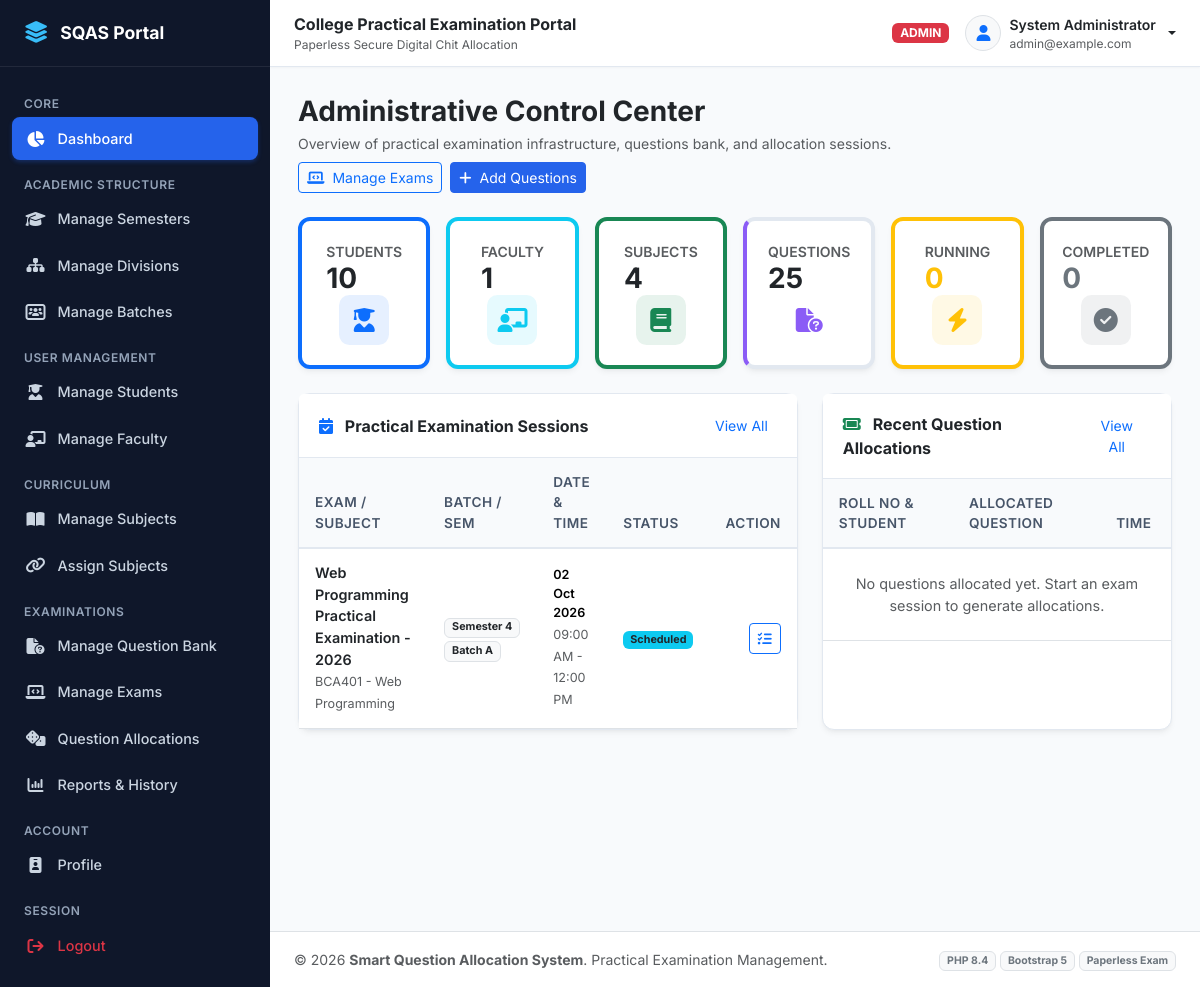
Page /admin/dashboard.php (signed in) on the committed database.
### tables this page shows
CREATE TABLE `exams` (
  `exam_id` INT AUTO_INCREMENT PRIMARY KEY,
  `exam_name` VARCHAR(150) NOT NULL,
  `exam_code` VARCHAR(50) NOT NULL UNIQUE,
  `subject_id` INT NOT NULL,
  `semester_id` INT NOT NULL,
  `division_id` INT NOT NULL,
  `batch_id` INT NOT NULL,
  `faculty_id` INT NOT NULL,
  `exam_date` DATE NOT NULL,
  `start_time` TIME NOT NULL,
  `end_time` TIME NOT NULL,
  `duration_minutes` INT NOT NULL DEFAULT 120,
  `total_marks` INT NOT NULL DEFAULT 50,
  `instructions` TEXT DEFAULT NULL,
  `allocation_rule` ENUM('random_no_consecutive', 'pure_random') NOT NULL DEFAULT 'random_no_consecutive',
  `status` ENUM('draft', 'scheduled', 'running', 'completed', 'cancelled') NOT NULL DEFAULT 'scheduled',
  `started_at` DATETIME DEFAULT NULL,
  `ended_at` DATETIME DEFAULT NULL,
  `created_at` TIMESTAMP DEFAULT CURRENT_TIMESTAMP,
  INDEX `idx_exam_status` (`status`),
  FOREIGN KEY (`subject_id`) REFERENCES `subjects`(`subject_id`) ON DELETE CASCADE,
  FOREIGN KEY (`semester_id`) REFERENCES `semesters`(`semester_id`) ON DELETE CASCADE,
  FOREIGN KEY (`division_id`) REFERENCES `divisions`(`division_id`) ON DELETE CASCADE,
  FOREIGN KEY (`batch_id`) REFERENCES `batches`(`batch_id`) ON DELETE CASCADE,
  FOREIGN KEY (`faculty_id`) REFERENCES `faculty`(`faculty_id`) ON DELETE CASCADE
);

CREATE TABLE `subjects` (
  `subject_id` INT AUTO_INCREMENT PRIMARY KEY,
  `subject_code` VARCHAR(50) NOT NULL UNIQUE,
  `subject_name` VARCHAR(150) NOT NULL,
  `semester_id` INT NOT NULL,
  `status` ENUM('active', 'inactive') NOT NULL DEFAULT 'active',
  `created_at` TIMESTAMP DEFAULT CURRENT_TIMESTAMP,
  FOREIGN KEY (`semester_id`) REFERENCES `semesters`(`semester_id`) ON DELETE CASCADE
);

CREATE TABLE `semesters` (
  `semester_id` INT AUTO_INCREMENT PRIMARY KEY,
  `semester_name` VARCHAR(50) NOT NULL,
  `semester_code` VARCHAR(20) NOT NULL UNIQUE,
  `status` ENUM('active', 'inactive') NOT NULL DEFAULT 'active',
  `created_at` TIMESTAMP DEFAULT CURRENT_TIMESTAMP
);

CREATE TABLE `batches` (
  `batch_id` INT AUTO_INCREMENT PRIMARY KEY,
  `batch_name` VARCHAR(50) NOT NULL,
  `semester_id` INT NOT NULL,
  `division_id` INT NOT NULL,
  `start_roll_no` INT NOT NULL,
  `end_roll_no` INT NOT NULL,
  `status` ENUM('active', 'inactive') NOT NULL DEFAULT 'active',
  `created_at` TIMESTAMP DEFAULT CURRENT_TIMESTAMP,
  INDEX `idx_batch_sem_div` (`semester_id`, `division_id`),
  FOREIGN KEY (`semester_id`) REFERENCES `semesters`(`semester_id`) ON DELETE CASCADE,
  FOREIGN KEY (`division_id`) REFERENCES `divisions`(`division_id`) ON DELETE CASCADE
);

### admin/dashboard.php (the view, shortened to what this page needs)
<?php
require_once __DIR__ . '/../includes/functions.php';
$totalStudents = $pdo->query("SELECT COUNT(*) FROM students WHERE status = 'active'")->fetchColumn();
$totalFaculty = $pdo->query("SELECT COUNT(*) FROM faculty WHERE status = 'active'")->fetchColumn();
$totalSubjects = $pdo->query("SELECT COUNT(*) FROM subjects WHERE status = 'active'")->fetchColumn();
$totalQuestions = $pdo->query("SELECT COUNT(*) FROM questions WHERE status = 'active'")->fetchColumn();
$activeExams = $pdo->query("SELECT COUNT(*) FROM exams WHERE status = 'running'")->fetchColumn();
$completedExams = $pdo->query("SELECT COUNT(*) FROM exams WHERE status = 'completed'")->fetchColumn();
$recentExams = $pdo->query("
    SELECT e.*, s.subject_name, s.subject_code, b.batch_name, sem.semester_name, u.name as faculty_name
    FROM exams e
    JOIN subjects s ON e.subject_id = s.subject_id
    JOIN batches b ON e.batch_id = b.batch_id
    JOIN semesters sem ON e.semester_id = sem.semester_id
    JOIN faculty f ON e.faculty_id = f.faculty_id
    JOIN users u ON f.user_id = u.user_id
    ORDER BY e.created_at DESC
    LIMIT 5
")->fetchAll();
$recentAllocations = $pdo->query("
    SELECT qa.*, e.exam_name, s.roll_no, u.name as student_name, q.question_number, SUBSTRING(q.question_text, 1, 80) as question_snippet
    FROM question_allocations qa
    JOIN exams e ON qa.exam_id = e.exam_id
    JOIN students s ON qa.student_id = s.student_id
    JOIN users u ON s.user_id = u.user_id
    JOIN questions q ON qa.question_id = q.question_id
    ORDER BY qa.allocated_at DESC
    LIMIT 8
")->fetchAll();
include __DIR__ . '/../includes/header.php';
?>
<div class="d-flex justify-content-between align-items-center mb-4 flex-wrap gap-2">
    <div>
        <h3 class="fw-bold text-dark mb-1">Administrative Control Center</h3>
        <p class="text-muted small mb-0">Overview of practical examination infrastructure, questions bank, and allocation sessions.</p>
    </div>
    <div class="d-flex gap-2">
        <a href="<?= BASE_URL ?>admin/exams.php" class="btn btn-outline-primary btn-sm">
            <i class="fa-solid fa-laptop-code me-1"></i> Manage Exams
        </a>
        <a href="<?= BASE_URL ?>admin/questions.php" class="btn btn-primary btn-sm">
            <i class="fa-solid fa-plus me-1"></i> Add Questions
        </a>
    </div>
</div>
<div class="row g-3 mb-4">
    <div class="col-sm-6 col-xl-2">
        <div class="card stat-card bg-white border-start border-primary border-4">
            <div>
                <div class="text-muted small fw-semibold text-uppercase">Students</div>
                <h3 class="fw-bold text-dark mb-0"><?= number_format($totalStudents) ?></h3>
            </div>
            <div class="stat-icon bg-primary bg-opacity-10 text-primary">
                <i class="fa-solid fa-user-graduate"></i>
            </div>
        </div>
    </div>
    <div class="col-sm-6 col-xl-2">
        <div class="card stat-card bg-white border-start border-info border-4">
            <div>
                <div class="text-muted small fw-semibold text-uppercase">Faculty</div>
                <h3 class="fw-bold text-dark mb-0"><?= number_format($totalFaculty) ?></h3>
            </div>
            <div class="stat-icon bg-info bg-opacity-10 text-info">
                <i class="fa-solid fa-chalkboard-user"></i>
            </div>
        </div>
    </div>
    <div class="col-sm-6 col-xl-2">
        <div class="card stat-card bg-white border-start border-success border-4">
            <div>
                <div class="text-muted small fw-semibold text-uppercase">Subjects</div>
                <h3 class="fw-bold text-dark mb-0"><?= number_format($totalSubjects) ?></h3>
            </div>
            <div class="stat-icon bg-success bg-opacity-10 text-success">
                <i class="fa-solid fa-book"></i>
            </div>
        </div>
    </div>
    <div class="col-sm-6 col-xl-2">
        <div class="card stat-card bg-white border-start border-purple border-4" style="border-left-color: #8b5cf6 !important;">
            <div>
                <div class="text-muted small fw-semibold text-uppercase">Questions</div>
                <h3 class="fw-bold text-dark mb-0"><?= number_format($totalQuestions) ?></h3>
            </div>
            <div class="stat-icon bg-purple bg-opacity-10 text-primary" style="color: #8b5cf6 !important;">
                <i class="fa-solid fa-file-circle-question"></i>
            </div>
        </div>
    </div>
    <div class="col-sm-6 col-xl-2">
        <div class="card stat-card bg-white border-start border-warning border-4">
            <div>
                <div class="text-muted small fw-semibold text-uppercase">Running</div>
                <h3 class="fw-bold text-warning mb-0"><?= number_format($activeExams) ?></h3>
            </div>
            <div class="stat-icon bg-warning bg-opacity-10 text-warning">
                <i class="fa-solid fa-bolt"></i>
            </div>
        </div>
    </div>
    <div class="col-sm-6 col-xl-2">
        <div class="card stat-card bg-white border-start border-secondary border-4">
            <div>
                <div class="text-muted small fw-semibold text-uppercase">Completed</div>
                <h3 class="fw-bold text-secondary mb-0"><?= number_format($completedExams) ?></h3>
            </div>
            <div class="stat-icon bg-secondary bg-opacity-10 text-secondary">
                <i class="fa-solid fa-circle-check"></i>
            </div>
        </div>
    </div>
</div>
<div class="row g-4">
    <div class="col-lg-7">
        <div class="card h-100">
            <div class="card-header d-flex justify-content-between align-items-center">
                <span class="fw-bold"><i class="fa-solid fa-calendar-check me-2 text-primary"></i> Practical Examination Sessions</span>
                <a href="<?= BASE_URL ?>admin/exams.php" class="btn btn-sm btn-link text-decoration-none">View All</a>
            </div>
            <div class="card-body p-0">
                <div class="table-responsive">
                    <table class="table table-hover align-middle mb-0">
                        <thead>
                            <tr>
                                <th>Exam / Subject</th>
                                <th>Batch / Sem</th>
                                <th>Date & Time</th>
                                <th>Status</th>
                                <th class="text-end">Action</th>
                            </tr>
                        </thead>
                        <tbody>
                            <?php if (empty($recentExams)): ?>
                                <tr><td colspan="5" class="text-center text-muted py-4">No examination sessions created yet.</td></tr>
                            <?php else: ?>
                                <?php foreach ($recentExams as $ex): ?>
                                    <tr>
                                        <td>
                                            <div class="fw-semibold text-dark"><?= e($ex['exam_name']) ?></div>
                                            <small class="text-muted"><?= e($ex['subject_code']) ?> - <?= e($ex['subject_name']) ?></small>
                                        </td>
                                        <td>
                                            <span class="badge bg-light text-dark border"><?= e($ex['semester_name']) ?></span>
                                            <span class="badge bg-light text-dark border"><?= e($ex['batch_name']) ?></span>
                                        </td>
                                        <td>
                                            <div class="small fw-semibold"><?= format_date($ex['exam_date']) ?></div>
                                            <small class="text-muted"><?= format_time($ex['start_time']) ?> - <?= format_time($ex['end_time']) ?></small>
                                        </td>
                                        <td><?= status_badge($ex['status']) ?></td>
                                        <td class="text-end">
                                            <a href="<?= BASE_URL ?>admin/allocations.php?exam_id=<?= $ex['exam_id'] ?>" class="btn btn-sm btn-outline-primary" title="View Allocations">
                                                <i class="fa-solid fa-list-check"></i>
                                            </a>
                                        </td>
                                    </tr>
                                <?php endforeach; ?>
                            <?php endif; ?>
                        </tbody>
                    </table>
                </div>
            </div>
        </div>
    </div>
    <div class="col-lg-5">
        <div class="card h-100">
            <div class="card-header d-flex justify-content-between align-items-center">
                <span class="fw-bold"><i class="fa-solid fa-ticket me-2 text-success"></i> Recent Question Allocations</span>
                <a href="<?= BASE_URL ?>admin/allocations.php" class="btn btn-sm btn-link text-decoration-none">View All</a>
            </div>
            <div class="card-body p-0">
                <div class="table-responsive">
                    <table class="table table-hover align-middle mb-0">
                        <thead>
                            <tr>
                                <th>Roll No & Student</th>
                                <th>Allocated Question</th>
                                <th>Time</th>
                            </tr>
                        </thead>
                        <tbody>
                            <?php if (empty($recentAllocations)): ?>
                                <tr><td colspan="3" class="text-center text-muted py-4">No questions allocated yet. Start an exam session to generate allocations.</td></tr>
                            <?php endif; ?>
                        </tbody>
                    </table>
                </div>
            </div>
        </div>
    </div>
</div>
<?php include __DIR__ . '/../includes/footer.php'; ?>

### includes/functions.php (shortened to what this page needs)
<?php
function e($string) {
    return htmlspecialchars((string)$string, ENT_QUOTES, 'UTF-8');
}
function format_date($dateStr) {
    return date('d M Y', strtotime($dateStr));
}
function format_time($timeStr) {
    return date('h:i A', strtotime($timeStr));
}
function status_badge($status) {
    $status = strtolower($status);
    $map = [
        'active'     => ['class' => 'bg-success', 'text' => 'Active'],
        'inactive'   => ['class' => 'bg-secondary', 'text' => 'Inactive'],
        'scheduled'  => ['class' => 'bg-info text-dark', 'text' => 'Scheduled'],
        'running'    => ['class' => 'bg-warning text-dark', 'text' => 'Running'],
        'completed'  => ['class' => 'bg-primary', 'text' => 'Completed'],
        'cancelled'  => ['class' => 'bg-danger', 'text' => 'Cancelled'],
        'draft'      => ['class' => 'bg-secondary', 'text' => 'Draft'],
        'allocated'  => ['class' => 'bg-info text-dark', 'text' => 'Allocated'],
        'submitted'  => ['class' => 'bg-success', 'text' => 'Submitted'],
        'absent'     => ['class' => 'bg-danger', 'text' => 'Absent']
    ];
    $item = $map[$status] ?? ['class' => 'bg-secondary', 'text' => ucfirst($status)];
    return '<span class="badge ' . $item['class'] . '">' . $item['text'] . '</span>';
}

### assets/css/style.css (style rules this page uses)
:root { --primary-navy: #0f2744; --primary-blue: #1e40af; --primary-accent: #2563eb; --primary-hover: #1d4ed8; --bg-slate: #f8fafc; --bg-sidebar: #0f172a; --bg-sidebar-hover: #1e293b; --text-dark: #1e293b; --text-muted: #64748b; --border-light: #e2e8f0; --card-shadow: 0 4px 6px -1px rgba(0, 0, 0, 0.05), 0 2px 4px -2px rgba(0, 0, 0, 0.05); --card-hover-shadow: 0 10px 15px -3px rgba(0, 0, 0, 0.08), 0 4px 6px -4px rgba(0, 0, 0, 0.05); }
body { font-family: 'Inter', system-ui, -apple-system, BlinkMacSystemFont, "Segoe UI", Roboto, sans-serif; background-color: var(--bg-slate); color: var(--text-dark); min-height: 100vh; display: flex; flex-direction: column; }
.card { border: 1px solid var(--border-light); border-radius: 0.75rem; box-shadow: var(--card-shadow); transition: box-shadow 0.2s ease, transform 0.2s ease; background-color: #ffffff; }
.card-header { background-color: #ffffff; border-bottom: 1px solid var(--border-light); font-weight: 600; padding: 1rem 1.25rem; }
.stat-card { border-radius: 0.75rem; padding: 1.25rem; display: flex; align-items: center; justify-content: space-between; }
.stat-icon { width: 50px; height: 50px; border-radius: 0.65rem; display: flex; align-items: center; justify-content: center; font-size: 1.5rem; }
.table thead th { background-color: #f8fafc; color: #475569; font-weight: 600; font-size: 0.85rem; text-transform: uppercase; letter-spacing: 0.03em; border-bottom: 2px solid var(--border-light); padding: 0.85rem 1rem; }
.table tbody td { padding: 0.85rem 1rem; vertical-align: middle; font-size: 0.9rem; }
.btn-primary { background-color: var(--primary-accent); border-color: var(--primary-accent); }

### rows in the picture
exams: exam_name "Web Programming Practical Examination - 2026", subject.subject_code "BCA401", subject.subject_name "Web Programming", semester.semester_name "Semester 4", batch.batch_name "Batch A", exam_date "02 Oct 2026", start_time "09:00 AM", end_time "12:00 PM", status "Scheduled"

### other values in the picture
$currentUser['role'] "ADMIN"
$currentUser['name'] "System Administrator"
$currentUser['email'] "admin@example.com"
$totalStudents "10"
$totalFaculty "1"
$totalSubjects "4"
$totalQuestions "25"
$activeExams "0"
$completedExams "0"
APP_NAME "Smart Question Allocation System"
PHP_MAJOR_VERSION "8"
PHP_MINOR_VERSION "4"
